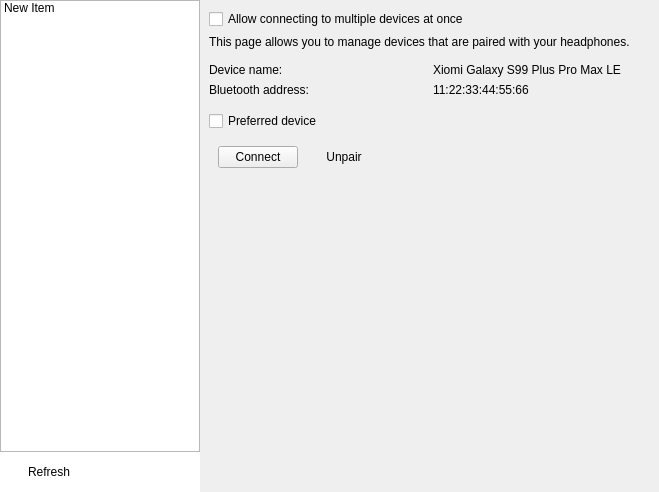
<?xml version="1.0" encoding="UTF-8"?>
<ui version="4.0">
 <class>OfbQtDualConnectModule</class>
 <widget class="QWidget" name="OfbQtDualConnectModule">
  <property name="geometry">
   <rect>
    <x>0</x>
    <y>0</y>
    <width>659</width>
    <height>492</height>
   </rect>
  </property>
  <property name="windowTitle">
   <string>Dual connect</string>
  </property>
  <layout class="QGridLayout" name="gridLayout">
   <property name="leftMargin">
    <number>0</number>
   </property>
   <property name="topMargin">
    <number>0</number>
   </property>
   <property name="rightMargin">
    <number>0</number>
   </property>
   <property name="bottomMargin">
    <number>0</number>
   </property>
   <property name="spacing">
    <number>0</number>
   </property>
   <item row="0" column="1">
    <widget class="QWidget" name="left_root" native="true">
     <property name="minimumSize">
      <size>
       <width>200</width>
       <height>0</height>
      </size>
     </property>
     <property name="maximumSize">
      <size>
       <width>200</width>
       <height>16777215</height>
      </size>
     </property>
     <property name="styleSheet">
      <string notr="true">#left_root {
	background: palette(base);
}</string>
     </property>
     <layout class="QVBoxLayout" name="verticalLayout_2">
      <property name="spacing">
       <number>0</number>
      </property>
      <property name="leftMargin">
       <number>0</number>
      </property>
      <property name="topMargin">
       <number>0</number>
      </property>
      <property name="rightMargin">
       <number>0</number>
      </property>
      <property name="bottomMargin">
       <number>0</number>
      </property>
      <item>
       <widget class="QListWidget" name="devices_list">
        <property name="sizePolicy">
         <sizepolicy hsizetype="Expanding" vsizetype="Expanding">
          <horstretch>0</horstretch>
          <verstretch>0</verstretch>
         </sizepolicy>
        </property>
        <property name="minimumSize">
         <size>
          <width>0</width>
          <height>0</height>
         </size>
        </property>
        <property name="maximumSize">
         <size>
          <width>200</width>
          <height>16777215</height>
         </size>
        </property>
        <property name="iconSize">
         <size>
          <width>32</width>
          <height>32</height>
         </size>
        </property>
        <property name="spacing">
         <number>0</number>
        </property>
        <property name="viewMode">
         <enum>QListView::ListMode</enum>
        </property>
        <item>
         <property name="text">
          <string notr="true">New Item</string>
         </property>
        </item>
       </widget>
      </item>
      <item>
       <widget class="QWidget" name="widget_4" native="true">
        <layout class="QHBoxLayout" name="horizontalLayout_2">
         <item>
          <widget class="QPushButton" name="refresh_button">
           <property name="text">
            <string>Refresh</string>
           </property>
           <property name="flat">
            <bool>true</bool>
           </property>
          </widget>
         </item>
         <item>
          <spacer name="horizontalSpacer_2">
           <property name="orientation">
            <enum>Qt::Horizontal</enum>
           </property>
           <property name="sizeHint" stdset="0">
            <size>
             <width>40</width>
             <height>20</height>
            </size>
           </property>
          </spacer>
         </item>
        </layout>
       </widget>
      </item>
     </layout>
    </widget>
   </item>
   <item row="0" column="2">
    <widget class="QWidget" name="widget" native="true">
     <property name="sizePolicy">
      <sizepolicy hsizetype="Preferred" vsizetype="Expanding">
       <horstretch>0</horstretch>
       <verstretch>0</verstretch>
      </sizepolicy>
     </property>
     <layout class="QVBoxLayout" name="verticalLayout">
      <item>
       <widget class="QCheckBox" name="global_toggle">
        <property name="styleSheet">
         <string notr="true"/>
        </property>
        <property name="text">
         <string>Allow connecting to multiple devices at once</string>
        </property>
       </widget>
      </item>
      <item>
       <widget class="QLabel" name="label_3">
        <property name="sizePolicy">
         <sizepolicy hsizetype="Preferred" vsizetype="Fixed">
          <horstretch>0</horstretch>
          <verstretch>0</verstretch>
         </sizepolicy>
        </property>
        <property name="text">
         <string>This page allows you to manage devices that are paired with your headphones.</string>
        </property>
        <property name="wordWrap">
         <bool>true</bool>
        </property>
       </widget>
      </item>
      <item>
       <widget class="QWidget" name="widget_2" native="true">
        <property name="sizePolicy">
         <sizepolicy hsizetype="Preferred" vsizetype="Fixed">
          <horstretch>0</horstretch>
          <verstretch>0</verstretch>
         </sizepolicy>
        </property>
        <layout class="QGridLayout" name="gridLayout_2">
         <property name="leftMargin">
          <number>0</number>
         </property>
         <property name="topMargin">
          <number>8</number>
         </property>
         <property name="rightMargin">
          <number>0</number>
         </property>
         <property name="bottomMargin">
          <number>8</number>
         </property>
         <item row="1" column="0">
          <widget class="QLabel" name="label_2">
           <property name="text">
            <string>Bluetooth address:</string>
           </property>
          </widget>
         </item>
         <item row="0" column="0">
          <widget class="QLabel" name="label">
           <property name="sizePolicy">
            <sizepolicy hsizetype="Preferred" vsizetype="Preferred">
             <horstretch>0</horstretch>
             <verstretch>0</verstretch>
            </sizepolicy>
           </property>
           <property name="text">
            <string>Device name:</string>
           </property>
           <property name="wordWrap">
            <bool>true</bool>
           </property>
          </widget>
         </item>
         <item row="0" column="1">
          <widget class="QLabel" name="current_device_name">
           <property name="text">
            <string notr="true">Xiomi Galaxy S99 Plus Pro Max LE</string>
           </property>
          </widget>
         </item>
         <item row="1" column="1">
          <widget class="QLabel" name="current_device_address">
           <property name="text">
            <string notr="true">11:22:33:44:55:66</string>
           </property>
          </widget>
         </item>
        </layout>
       </widget>
      </item>
      <item>
       <widget class="QCheckBox" name="current_device_prefered">
        <property name="text">
         <string>Preferred device</string>
        </property>
       </widget>
      </item>
      <item>
       <widget class="QWidget" name="widget_3" native="true">
        <property name="sizePolicy">
         <sizepolicy hsizetype="Preferred" vsizetype="Fixed">
          <horstretch>0</horstretch>
          <verstretch>0</verstretch>
         </sizepolicy>
        </property>
        <layout class="QHBoxLayout" name="horizontalLayout">
         <item>
          <widget class="QPushButton" name="button_toggle_connect">
           <property name="text">
            <string>Connect</string>
           </property>
          </widget>
         </item>
         <item>
          <widget class="QPushButton" name="button_unpair">
           <property name="text">
            <string>Unpair</string>
           </property>
           <property name="flat">
            <bool>true</bool>
           </property>
          </widget>
         </item>
         <item>
          <spacer name="horizontalSpacer">
           <property name="orientation">
            <enum>Qt::Horizontal</enum>
           </property>
           <property name="sizeHint" stdset="0">
            <size>
             <width>40</width>
             <height>20</height>
            </size>
           </property>
          </spacer>
         </item>
        </layout>
       </widget>
      </item>
      <item>
       <spacer name="verticalSpacer">
        <property name="orientation">
         <enum>Qt::Vertical</enum>
        </property>
        <property name="sizeHint" stdset="0">
         <size>
          <width>20</width>
          <height>40</height>
         </size>
        </property>
       </spacer>
      </item>
     </layout>
    </widget>
   </item>
  </layout>
 </widget>
 <resources/>
 <connections>
  <connection>
   <sender>button_toggle_connect</sender>
   <signal>clicked()</signal>
   <receiver>OfbQtDualConnectModule</receiver>
   <slot>on_connect_toggle()</slot>
   <hints>
    <hint type="sourcelabel">
     <x>297</x>
     <y>161</y>
    </hint>
    <hint type="destinationlabel">
     <x>329</x>
     <y>245</y>
    </hint>
   </hints>
  </connection>
  <connection>
   <sender>button_unpair</sender>
   <signal>clicked()</signal>
   <receiver>OfbQtDualConnectModule</receiver>
   <slot>on_unpair()</slot>
   <hints>
    <hint type="sourcelabel">
     <x>383</x>
     <y>161</y>
    </hint>
    <hint type="destinationlabel">
     <x>329</x>
     <y>245</y>
    </hint>
   </hints>
  </connection>
  <connection>
   <sender>current_device_prefered</sender>
   <signal>toggled(bool)</signal>
   <receiver>OfbQtDualConnectModule</receiver>
   <slot>on_set_preferred(bool)</slot>
   <hints>
    <hint type="sourcelabel">
     <x>449</x>
     <y>122</y>
    </hint>
    <hint type="destinationlabel">
     <x>329</x>
     <y>245</y>
    </hint>
   </hints>
  </connection>
  <connection>
   <sender>devices_list</sender>
   <signal>itemDoubleClicked(QListWidgetItem*)</signal>
   <receiver>OfbQtDualConnectModule</receiver>
   <slot>on_connect_toggle()</slot>
   <hints>
    <hint type="sourcelabel">
     <x>119</x>
     <y>245</y>
    </hint>
    <hint type="destinationlabel">
     <x>329</x>
     <y>245</y>
    </hint>
   </hints>
  </connection>
  <connection>
   <sender>devices_list</sender>
   <signal>currentRowChanged(int)</signal>
   <receiver>OfbQtDualConnectModule</receiver>
   <slot>on_device_select(int)</slot>
   <hints>
    <hint type="sourcelabel">
     <x>119</x>
     <y>245</y>
    </hint>
    <hint type="destinationlabel">
     <x>329</x>
     <y>245</y>
    </hint>
   </hints>
  </connection>
  <connection>
   <sender>refresh_button</sender>
   <signal>clicked()</signal>
   <receiver>OfbQtDualConnectModule</receiver>
   <slot>on_refresh()</slot>
   <hints>
    <hint type="sourcelabel">
     <x>48</x>
     <y>470</y>
    </hint>
    <hint type="destinationlabel">
     <x>329</x>
     <y>245</y>
    </hint>
   </hints>
  </connection>
  <connection>
   <sender>global_toggle</sender>
   <signal>stateChanged(int)</signal>
   <receiver>OfbQtDualConnectModule</receiver>
   <slot>on_set_global_toggle(int)</slot>
   <hints>
    <hint type="sourcelabel">
     <x>429</x>
     <y>20</y>
    </hint>
    <hint type="destinationlabel">
     <x>329</x>
     <y>245</y>
    </hint>
   </hints>
  </connection>
 </connections>
 <slots>
  <slot>on_connect_toggle()</slot>
  <slot>on_set_preferred(bool)</slot>
  <slot>on_device_select(int)</slot>
  <slot>on_refresh()</slot>
  <slot>on_unpair()</slot>
  <slot>on_set_global_toggle(int)</slot>
 </slots>
</ui>
